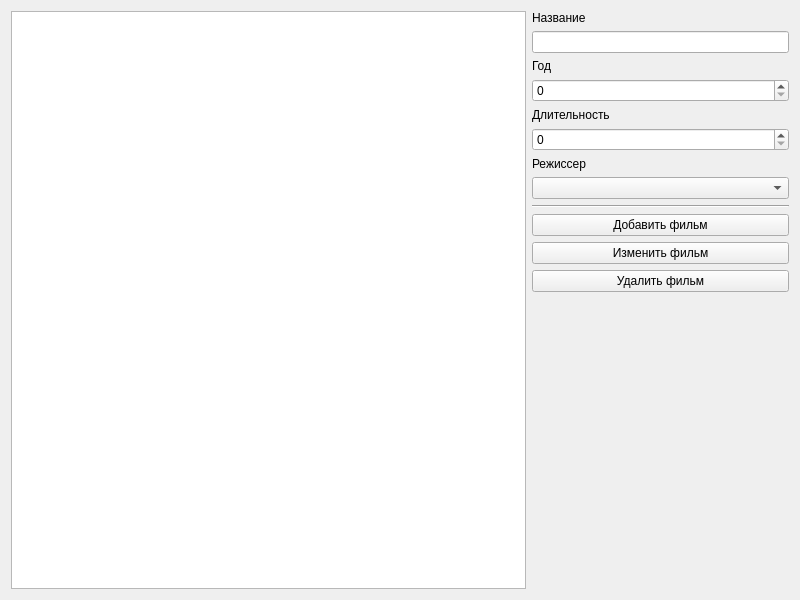
<?xml version="1.0" encoding="UTF-8"?>
<ui version="4.0">
 <class>Form</class>
 <widget class="QWidget" name="Form">
  <property name="geometry">
   <rect>
    <x>0</x>
    <y>0</y>
    <width>800</width>
    <height>600</height>
   </rect>
  </property>
  <property name="windowTitle">
   <string>Фильмы</string>
  </property>
  <layout class="QHBoxLayout" name="horizontalLayout_2">
   <item>
    <layout class="QHBoxLayout" name="horizontalLayout" stretch="4,2">
     <item>
      <widget class="QTableWidget" name="tableWidget"/>
     </item>
     <item>
      <layout class="QVBoxLayout" name="verticalLayout">
       <item>
        <widget class="QLabel" name="label">
         <property name="text">
          <string>Название</string>
         </property>
        </widget>
       </item>
       <item>
        <widget class="QLineEdit" name="titleEdit"/>
       </item>
       <item>
        <widget class="QLabel" name="label_2">
         <property name="text">
          <string>Год</string>
         </property>
        </widget>
       </item>
       <item>
        <widget class="QSpinBox" name="yearSpinBox">
         <property name="minimum">
          <number>0</number>
         </property>
         <property name="maximum">
          <number>2025</number>
         </property>
        </widget>
       </item>
       <item>
        <widget class="QLabel" name="label_3">
         <property name="text">
          <string>Длительность</string>
         </property>
        </widget>
       </item>
       <item>
        <widget class="QSpinBox" name="durationSpinBox">
         <property name="maximum">
          <number>999</number>
         </property>
        </widget>
       </item>
       <item>
        <widget class="QLabel" name="label_4">
         <property name="text">
          <string>Режиссер</string>
         </property>
        </widget>
       </item>
       <item>
        <widget class="QComboBox" name="directorComboBox"/>
       </item>
       <item>
        <widget class="Line" name="line">
         <property name="orientation">
          <enum>Qt::Horizontal</enum>
         </property>
        </widget>
       </item>
       <item>
        <widget class="QPushButton" name="addButton">
         <property name="text">
          <string>Добавить фильм</string>
         </property>
        </widget>
       </item>
       <item>
        <widget class="QPushButton" name="editButton">
         <property name="text">
          <string>Изменить фильм</string>
         </property>
        </widget>
       </item>
       <item>
        <widget class="QPushButton" name="deleteButton">
         <property name="text">
          <string>Удалить фильм</string>
         </property>
        </widget>
       </item>
       <item>
        <spacer name="verticalSpacer">
         <property name="orientation">
          <enum>Qt::Vertical</enum>
         </property>
         <property name="sizeHint" stdset="0">
          <size>
           <width>20</width>
           <height>40</height>
          </size>
         </property>
        </spacer>
       </item>
      </layout>
     </item>
    </layout>
   </item>
  </layout>
 </widget>
 <resources/>
 <connections/>
</ui>
